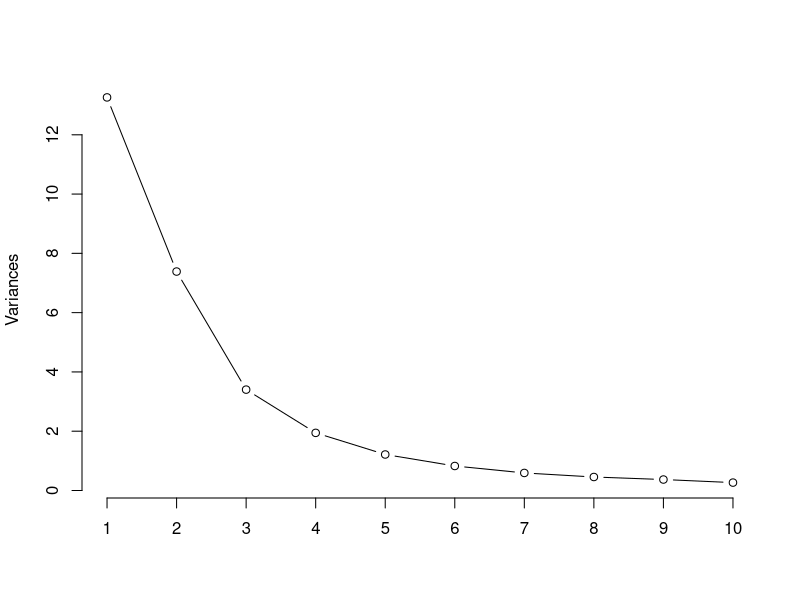
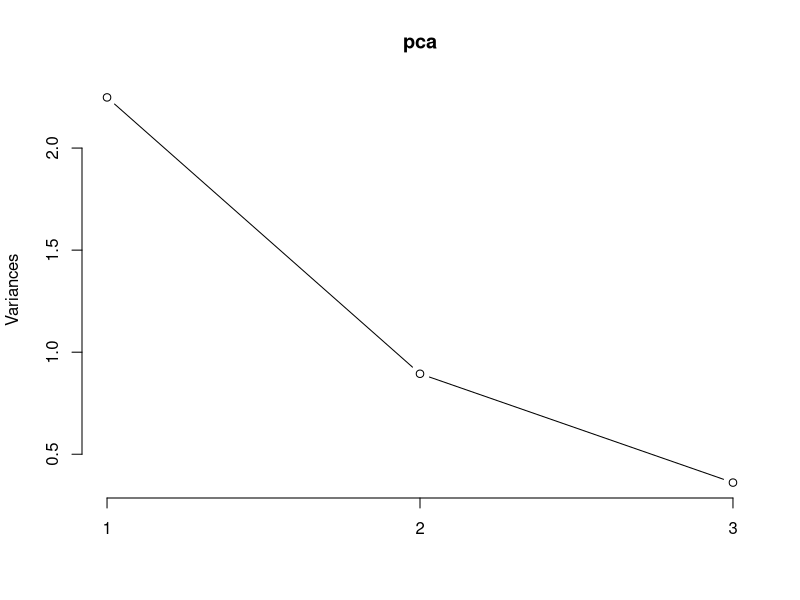
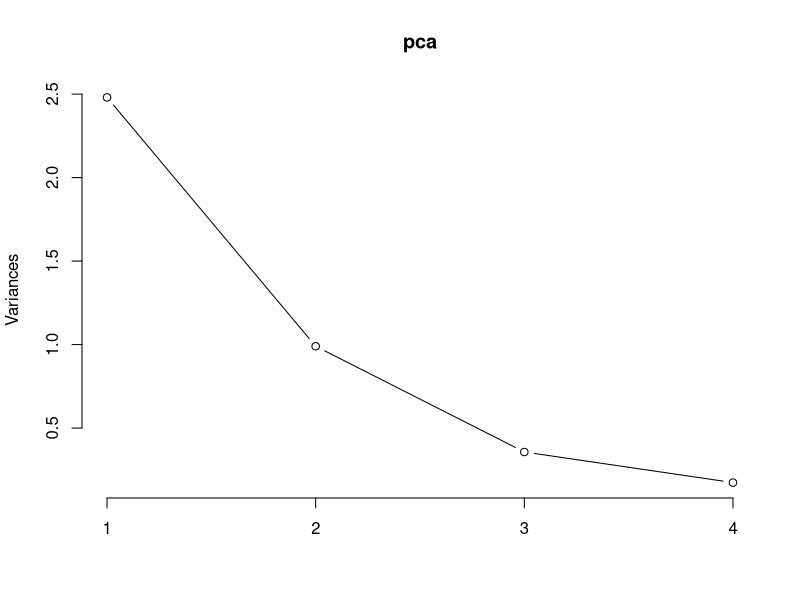

Generate these figures, in order, with R: (Note: this script raises an error after producing the figures.)
## ----setup, include=FALSE-----------------------------------------------------
knitr::opts_chunk$set(cache=FALSE,
                      message = FALSE)
library(tidyverse)


## ----echo = FALSE-------------------------------------------------------------
C <- chol(S <- toeplitz(.9 ^ (0:31))) # Cov.matrix and its root
set.seed(17)
X <- matrix(rnorm(32000), 1000, 32)
Z <- X %*% C  ## ==>  cov(Z) ~=  C'C = S
pZ <- prcomp(Z, tol = 0.1)
screeplot(pZ, type = 'lines', main = '')


## -----------------------------------------------------------------------------
library(mvtnorm)
Sigma <- matrix(c(1, 0.5, 0.1,
                  0.5, 1, 0.5,
                  0.1, 0.5, 1),
                ncol = 3) 

set.seed(17)
X <- rmvnorm(100, sigma = Sigma)
pca <- prcomp(X)


## -----------------------------------------------------------------------------
summary(pca)


## -----------------------------------------------------------------------------
screeplot(pca, type = 'l')


## -----------------------------------------------------------------------------
pca <- prcomp(USArrests, scale = TRUE)


## -----------------------------------------------------------------------------
summary(pca)


## -----------------------------------------------------------------------------
screeplot(pca, type = 'l')


## -----------------------------------------------------------------------------
library(mvtnorm)
Sigma <- matrix(c(1, 0.5, 0.1,
                  0.5, 1, 0.5,
                  0.1, 0.5, 1),
                ncol = 3) 
mu <- c(1, 2, 2)


## -----------------------------------------------------------------------------
set.seed(17)
X <- rmvnorm(100, mean = mu,
             sigma = Sigma)
pca <- prcomp(X)

colMeans(X)
colMeans(pca$x)


## -----------------------------------------------------------------------------
# On the other hand
pca <- prcomp(X, center = FALSE)
colMeans(pca$x)


## ----mnist, cache = TRUE, message=FALSE---------------------------------------
library(tidyverse)
library(dslabs)

mnist <- read_mnist()

dim(mnist$train$images)
dim(mnist$test$images)

head(mnist$train$labels)


## -----------------------------------------------------------------------------
img <- matrix(mnist$train$images[1,], ncol = 28) 
# Switch columns
img <- img[,rev(1:28)]
image(img, col = gray.colors(12, rev = TRUE),
      axes = FALSE, asp = 1)


## ----mnistPCA, cache = TRUE---------------------------------------------------
decomp <- prcomp(mnist$train$images)


## -----------------------------------------------------------------------------
screeplot(decomp, type = 'lines',
          npcs = 20, main = "")


## -----------------------------------------------------------------------------
decomp$x[,1:2] %>%
  as.data.frame() %>%
  mutate(label = factor(mnist$train$labels)) %>%
  ggplot(aes(PC1, PC2, colour = label)) +
  geom_point(alpha = 0.5) +
  theme_minimal() +
  coord_fixed()


## -----------------------------------------------------------------------------
# And on the test set
decomp %>%
  predict(newdata = mnist$test$images) %>%
  as.data.frame() %>%
  mutate(label = factor(mnist$test$labels)) %>%
  ggplot(aes(PC1, PC2, colour = label)) +
  geom_point(alpha = 0.5) +
  theme_minimal() +
  coord_fixed()


## -----------------------------------------------------------------------------
par(mfrow = c(2, 2))
for (i in seq_len(4)) {
  img <- matrix(decomp$rotation[,i], ncol = 28)
  img <- img[,rev(1:28)]
  image(img, col = gray.colors(12, rev = TRUE),
        axes = FALSE, main = paste0("PC", i), asp = 1)
}


## -----------------------------------------------------------------------------
# Approximation with 90 PCs
approx_mnist <- decomp$rotation[, seq_len(90)] %*% 
  decomp$x[1, seq_len(90)]

# Original image
img1 <- matrix(mnist$train$images[1,], ncol = 28)
img1 <- img1[,rev(1:28)]
# Approximation
img2 <- matrix(approx_mnist, ncol = 28)
img2 <- img2[,rev(1:28)]


## -----------------------------------------------------------------------------
par(mfrow = c(1, 2))
image(img1, col = gray.colors(12, rev = TRUE),
      axes = FALSE, main = "Original", asp = 1)
image(img2, col = gray.colors(12, rev = TRUE),
      axes = FALSE, main = "Approx", asp = 1)


## -----------------------------------------------------------------------------
set.seed(1234)
# Random measurement error
sigma <- 5

# Exact relationship between 
# Celsius and Fahrenheit
temp_c <- seq(-40, 40, by = 1)
temp_f <- 1.8*temp_c + 32


## -----------------------------------------------------------------------------
# Add measurement error
temp_c_noise <- temp_c + rnorm(n = length(temp_c), 
                               sd = sigma)
temp_f_noise <- temp_f + rnorm(n = length(temp_f), 
                               sd = sigma)


## -----------------------------------------------------------------------------
# Linear model
(fit <- lm(temp_f_noise ~ temp_c_noise))
confint(fit)

# PCA
pca <- prcomp(cbind(temp_c_noise, temp_f_noise))
pca$rotation
pca$rotation[2,"PC1"]/pca$rotation[1,"PC1"]


## ---- message = FALSE---------------------------------------------------------
library(dslabs)
library(ggridges)

# Data on Breast Cancer
as.data.frame(brca$x) %>% 
  gather(variable, measurement) %>% 
  mutate(variable = reorder(variable, measurement, 
                            median)) %>% 
  ggplot(aes(x = measurement, y = variable)) + 
  geom_density_ridges() + theme_ridges() +
  coord_cartesian(xlim = c(0, 250))


## -----------------------------------------------------------------------------
# Remove some variables
rem_index <- which(colnames(brca$x) %in%
                     c("area_worst", "area_mean",
                       "perimeter_worst", 
                       "perimeter_mean"))
dataset <- brca$x[,-rem_index]
decomp <- prcomp(dataset)
summary(decomp)$importance[,1:3]


## -----------------------------------------------------------------------------
screeplot(decomp, type = 'l')


## -----------------------------------------------------------------------------
# Let's put a CI around the first eigenvalue
first_ev <- decomp$sdev[1]^2
n <- nrow(dataset)

# Recall that TV = 2166
c("LB" = first_ev/(1+qnorm(0.975)*sqrt(2/n)),
  "Est." = first_ev,
  "UP" = first_ev/(1-qnorm(0.975)*sqrt(2/n)))


## -----------------------------------------------------------------------------
B <- 1000; n <- 100; p <- 3

results <- purrr::map_df(seq_len(B), function(b) {
    X <- matrix(rnorm(p*n, sd = sqrt(c(1, 2, 3))), 
                ncol = p, byrow = TRUE)
    tmp <- eigen(cov(X), symmetric = TRUE, 
                 only.values = TRUE)
    tibble(ev1 = tmp$values[1],
           ev2 = tmp$values[2],
           ev3 = tmp$values[3])
})


## -----------------------------------------------------------------------------
results %>% 
  gather(ev, value) %>% 
  ggplot(aes(value, fill = ev)) + 
  geom_density(alpha = 0.5) +
  theme_minimal() +
  geom_vline(xintercept = c(1, 2, 3),
             linetype = 'dashed')


## -----------------------------------------------------------------------------
results %>% 
  summarise_all(mean)


## -----------------------------------------------------------------------------
p <- 2
results <- purrr::map_df(seq_len(B), function(b) {
  X <- matrix(rnorm(p*n, sd = c(1, 2)), ncol = p,
              byrow = TRUE)
  tmp <- eigen(cov(X), symmetric = TRUE)
  
  tibble(
    xend = tmp$vectors[1,1],
    yend = tmp$vectors[2,1]
  )
})


## -----------------------------------------------------------------------------
results %>% 
  ggplot() +
  geom_segment(aes(xend = xend, yend = yend),
               x = 0, y = 0, colour = 'grey60') +
  geom_segment(x = 0, xend = 0,
               y = 0, yend = 1,
               colour = 'blue', size = 2) +
  expand_limits(y = 0, x = c(-1, 1)) +
  theme_minimal()


## ---- message = FALSE---------------------------------------------------------
# Or looking at angles
results %>% 
  transmute(theta = atan2(yend, xend)) %>% 
  ggplot(aes(theta)) +
  geom_histogram() +
  theme_minimal() + 
  geom_vline(xintercept = pi/2)


## -----------------------------------------------------------------------------
# Keep only mean measurements
rem_index2 <- grep("mean", colnames(brca$x),
                   invert = TRUE)
dataset <- brca$x[,-c(rem_index,
                      rem_index2)]
R <- cor(dataset)

pairs(dataset)


## -----------------------------------------------------------------------------
# Overall mean
r_bar <- mean(R[upper.tri(R, diag = FALSE)])

# Column specific means
r_cols <- (colSums(R) - 1)/(nrow(R) - 1)

# Extra quantities
p <- ncol(dataset)
n <- nrow(dataset)
gamma_hat <- (p - 1)^2*(1 - (1 - r_bar)^2)/
  (p - (p - 2)*(1 - r_bar)^2)


## -----------------------------------------------------------------------------
# Test statistic
Tstat <- sum((R[upper.tri(R, 
                          diag = FALSE)] - r_bar)^2) - 
  gamma_hat*sum((r_cols - r_bar)^2)
Tstat <- (n-1)*Tstat/(1-r_bar)^2

Tstat > qchisq(0.95, 0.5*(p+1)*(p-2))


## -----------------------------------------------------------------------------
decomp <- prcomp(dataset)

summary(decomp)$importance[,seq_len(3)]
screeplot(decomp, type = 'l')


## -----------------------------------------------------------------------------
permute_data <- function(data) {
  p <- ncol(data)
  data_perm <- data
  for (i in seq_len(p)) {
    ind_sc <- sample(nrow(data))
    data_perm[,i] <- data[ind_sc, i]
  }
  return(data_perm)
}


## -----------------------------------------------------------------------------
set.seed(123)
B <- 1000
alpha <- 0.05
results <- matrix(NA, ncol = B, 
                  nrow = ncol(dataset))

results[,1] <- decomp$sdev
results[,-1] <- replicate(B - 1, {
  data_perm <- permute_data(dataset)
  prcomp(data_perm)$sdev
})


## -----------------------------------------------------------------------------
cutoff <- apply(results, 1, function(row) {
  mean(row >= row[1])
})
which(cutoff < alpha)


## -----------------------------------------------------------------------------
# Continuing with our example on breast cancer
decomp <- prcomp(dataset)

# Extract PCs and loadings
PCs <- decomp$x[, 1:2]
loadings <- decomp$rotation[, 1:2]

# Extract data on tumour type
colour <- ifelse(brca$y == "B", "black", 'blue')


## -----------------------------------------------------------------------------
par(mfrow = c(1,2))
plot(PCs, pch = 19, col = colour)
plot(loadings, type = 'n')
text(loadings, 
     labels = colnames(dataset),
     col = 'red')
arrows(0, 0, 0.9 * loadings[, 1], 
       0.9 * loadings[, 2], 
       col = 'red', 
       length = 0.1)


## ---- echo = -1, message = FALSE, warning = FALSE-----------------------------
par(mfrow = c(1, 1))
# Or both on the same plot
plot(PCs, pch = 19, col = colour)
text(loadings, 
     labels = colnames(dataset),
     col = 'red')
arrows(0, 0, 0.9 * loadings[, 1], 
       0.9 * loadings[, 2], 
       col = 'red', 
       length = 0.1)


## -----------------------------------------------------------------------------
# The biplot function rescales for us
biplot(decomp)


## -----------------------------------------------------------------------------
# With scaled data
biplot(prcomp(dataset, scale = TRUE))
